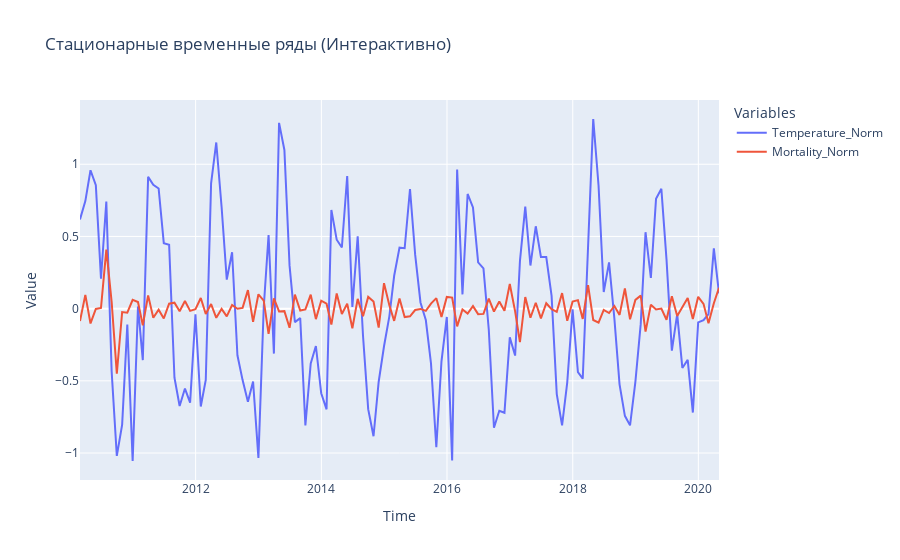

Write notebook code for a chart like this one.
### Markdown cell above
## 7. Визуализация Стационарных Рядов и ACF/PACF

Строим графики рядов после преобразований (если они применялись) и их автокорреляционные (ACF) и частично автокорреляционные (PACF) функции для визуальной оценки структуры зависимостей.

### Code cell
display(Markdown("### Графики стационарных рядов:"))
if config.INTERACTIVE_PLOTS:
    try:
        time_series.plot_time_series_interactive(df_stationary, title="Стационарные временные ряды (Интерактивно)")
    except Exception as e:
        print(f"Ошибка при построении интерактивного графика: {e}. Попробуем статический график.")
        time_series.plot_time_series(df_stationary, title="Стационарные временные ряды")
else:
    time_series.plot_time_series(df_stationary, title="Стационарные временные ряды")

display(Markdown("### Графики ACF/PACF для стационарных рядов:"))
acf_pacf_lags = 24 # Количество лагов для отображения
for col in df_stationary.columns:
    time_series.plot_acf_pacf(df_stationary[col], lags=acf_pacf_lags, title_suffix="(Stationary)")
